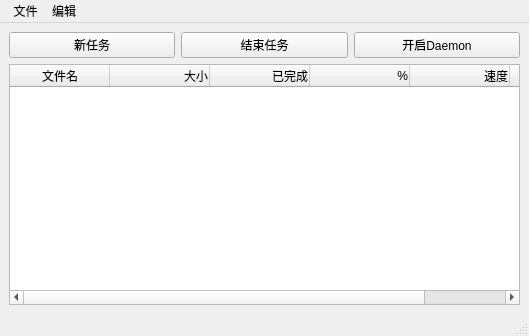
<?xml version="1.0" encoding="UTF-8"?>
<ui version="4.0">
 <class>MainWindow</class>
 <widget class="QMainWindow" name="MainWindow">
  <property name="geometry">
   <rect>
    <x>0</x>
    <y>0</y>
    <width>529</width>
    <height>336</height>
   </rect>
  </property>
  <property name="windowTitle">
   <string>SmartGet</string>
  </property>
  <property name="unifiedTitleAndToolBarOnMac">
   <bool>false</bool>
  </property>
  <widget class="QWidget" name="centralwidget">
   <layout class="QGridLayout" name="gridLayout">
    <item row="0" column="0">
     <layout class="QVBoxLayout" name="verticalLayout">
      <item>
       <layout class="QHBoxLayout" name="horizontalLayout">
        <item>
         <widget class="QPushButton" name="newMission">
          <property name="text">
           <string>新任务</string>
          </property>
         </widget>
        </item>
        <item>
         <widget class="QPushButton" name="endMission">
          <property name="text">
           <string>结束任务</string>
          </property>
         </widget>
        </item>
        <item>
         <widget class="QPushButton" name="startDaemon">
          <property name="text">
           <string>开启Daemon</string>
          </property>
         </widget>
        </item>
       </layout>
      </item>
      <item>
       <widget class="QTableWidget" name="tableWidget">
        <column>
         <property name="text">
          <string>文件名</string>
         </property>
        </column>
        <column>
         <property name="text">
          <string>大小</string>
         </property>
         <property name="textAlignment">
          <set>AlignRight|AlignVCenter</set>
         </property>
        </column>
        <column>
         <property name="text">
          <string>已完成</string>
         </property>
         <property name="textAlignment">
          <set>AlignRight|AlignVCenter</set>
         </property>
        </column>
        <column>
         <property name="text">
          <string>%</string>
         </property>
         <property name="textAlignment">
          <set>AlignRight|AlignVCenter</set>
         </property>
        </column>
        <column>
         <property name="text">
          <string>速度</string>
         </property>
         <property name="textAlignment">
          <set>AlignRight|AlignVCenter</set>
         </property>
        </column>
        <column>
         <property name="text">
          <string>节点数</string>
         </property>
         <property name="textAlignment">
          <set>AlignRight|AlignVCenter</set>
         </property>
        </column>
       </widget>
      </item>
     </layout>
    </item>
   </layout>
  </widget>
  <widget class="QStatusBar" name="statusbar"/>
  <widget class="QMenuBar" name="menubar">
   <property name="geometry">
    <rect>
     <x>0</x>
     <y>0</y>
     <width>529</width>
     <height>23</height>
    </rect>
   </property>
   <widget class="QMenu" name="menu">
    <property name="title">
     <string> 文件</string>
    </property>
    <addaction name="action_2"/>
   </widget>
   <widget class="QMenu" name="menu_2">
    <property name="title">
     <string>编辑</string>
    </property>
    <addaction name="action"/>
   </widget>
   <addaction name="menu"/>
   <addaction name="menu_2"/>
  </widget>
  <action name="action">
   <property name="text">
    <string>首选项</string>
   </property>
  </action>
  <action name="action_2">
   <property name="text">
    <string>添加</string>
   </property>
  </action>
 </widget>
 <resources/>
 <connections/>
</ui>
